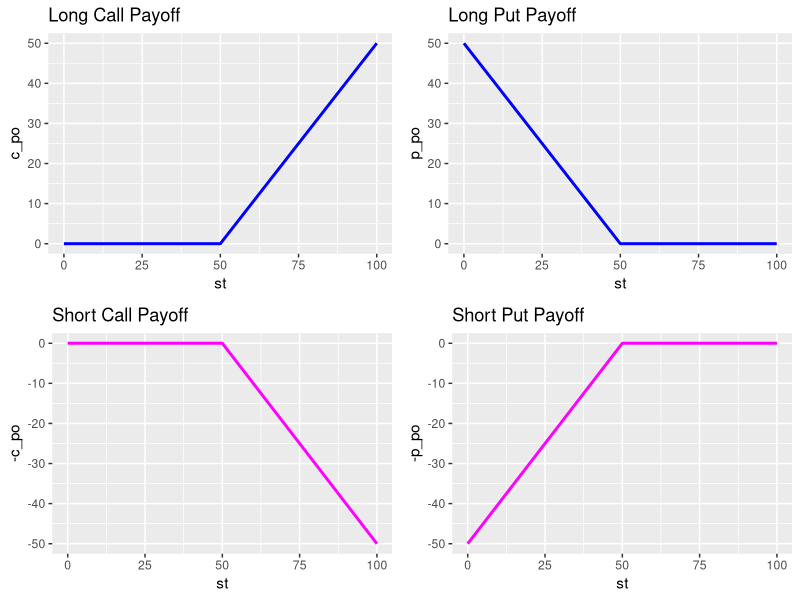
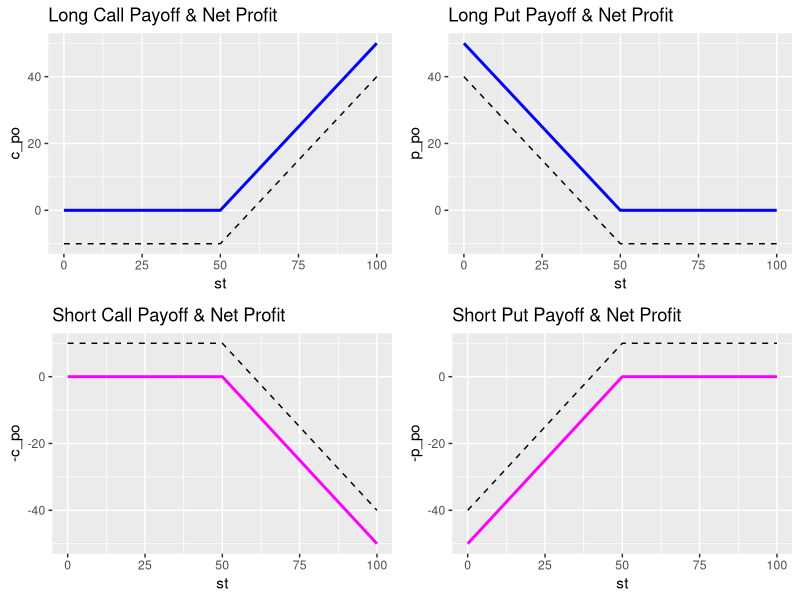
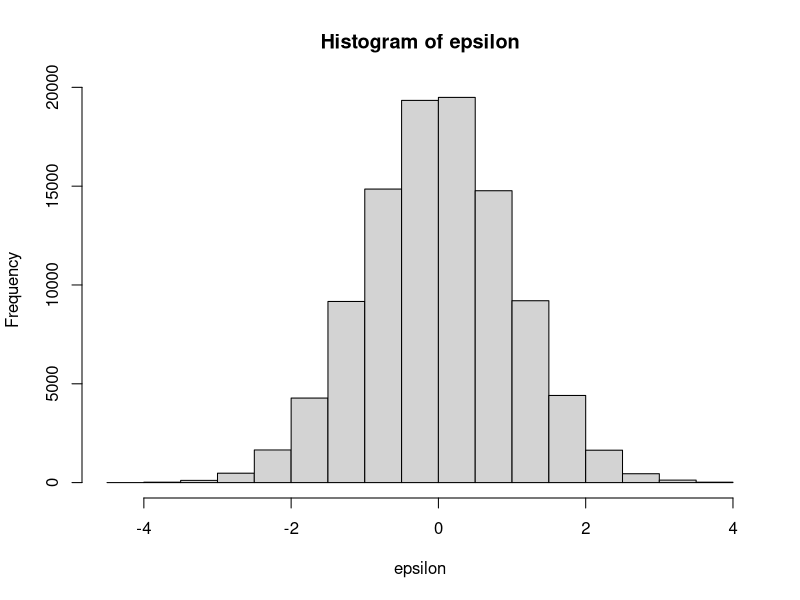
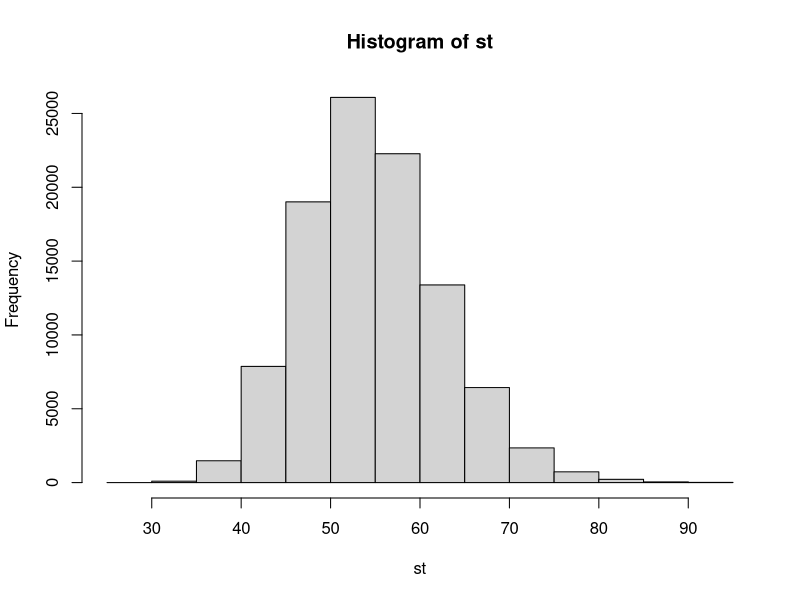
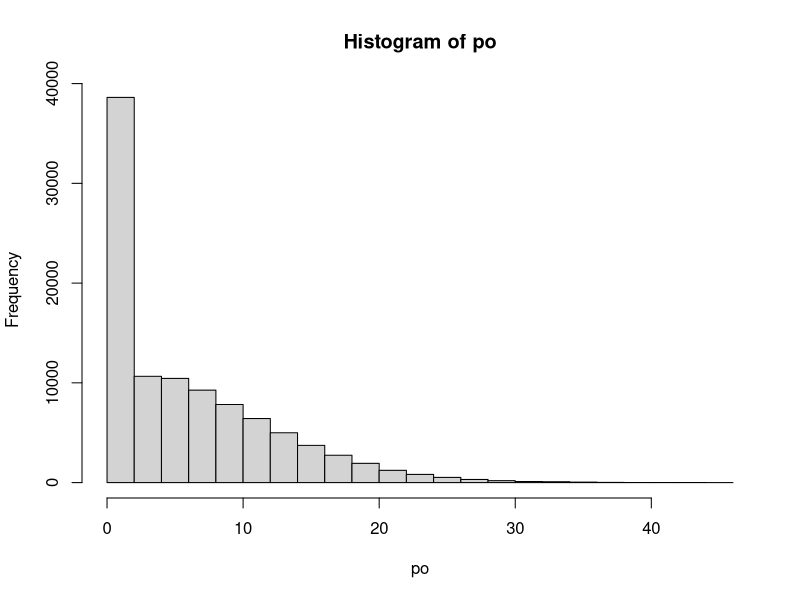
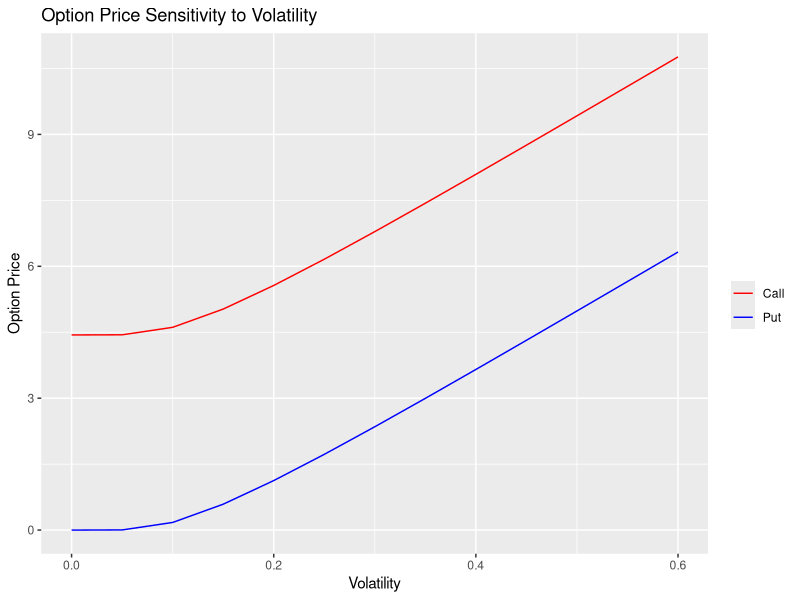
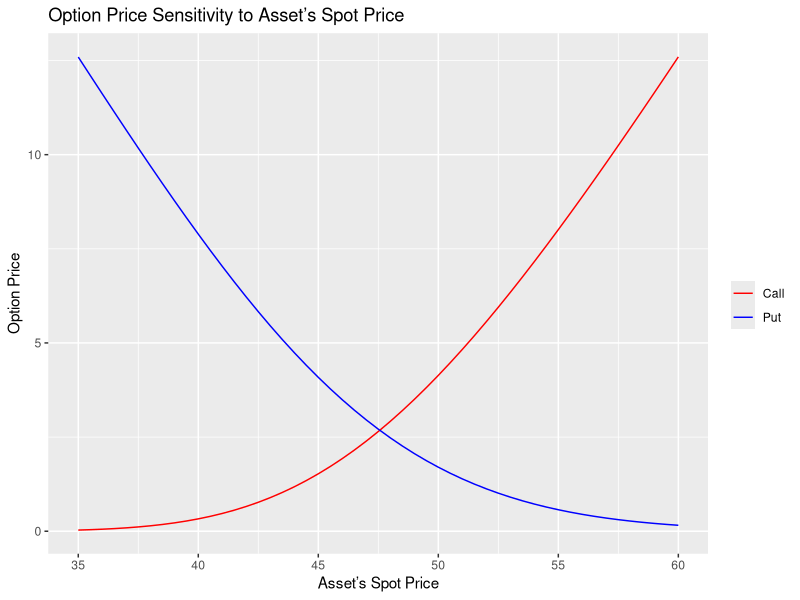
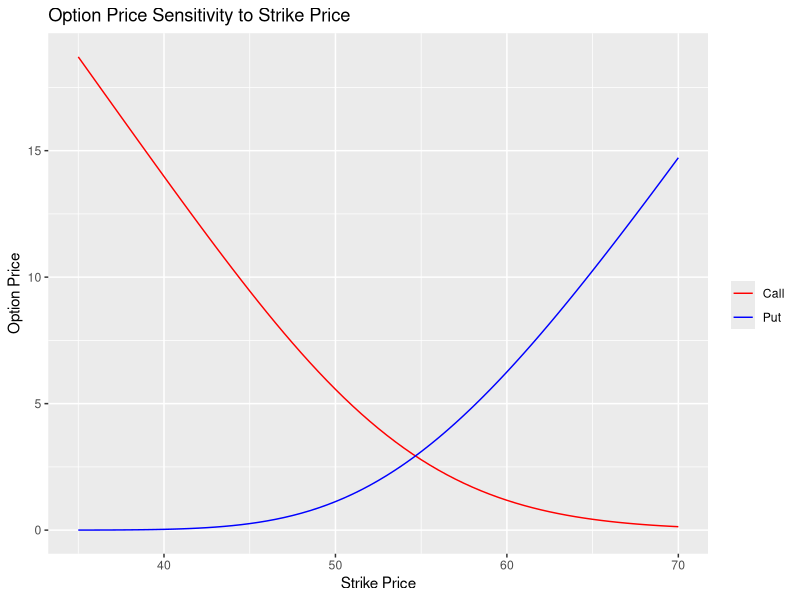

The R script that drew these images, in order:
## ---- chunk 1
library(tidyverse)
library(gridExtra)
## ---- chunk 2
# Assuming a $50 strike price (k)
k <- 50
# We define a vector of potential terminal spot prices (st)
st <- 0:100

# PO = Payoff
# We calculate the potential call and put options payoffs
c_po <- pmax(st - k, 0)

p_po <- pmax(k-st,0)

po <- data.frame(st, c_po, p_po)

## ---- chunk 3
lcpo <- ggplot(po, aes(x = st, y = c_po)) + 
  geom_line(color = "blue", linewidth = 1) +
  ggtitle("Long Call Payoff")

lppo <- ggplot(po, aes(x = st, y = p_po)) + 
  geom_line(color = "blue",linewidth = 1) +
  ggtitle("Long Put Payoff")

scpo <- ggplot(po, aes(x = st, y = -c_po)) + 
  geom_line(color = "magenta", linewidth = 1) + 
  ggtitle("Short Call Payoff")

sppo <- ggplot(po, aes(x = st, y = -p_po)) + 
  geom_line(color = "magenta", linewidth = 1) +
  ggtitle("Short Put Payoff")

grid.arrange(lcpo, lppo, scpo, sppo, nrow = 2)

## ---- chunk 4
call = 10
put = 10
c_np <- c_po - call
p_np <- p_po - put
np <- data.frame(st, c_np, p_np)



lcnp <- ggplot(np, aes(x = st, y = c_po)) +
  geom_line(color = "blue", linewidth = 1) + 
  geom_line(y = c_np, linetype = "dashed") +
  ggtitle("Long Call Payoff & Net Profit") +
  ylim(-10, 50)

lpnp <- ggplot(np, aes(x = st, y = p_po)) +
  geom_line(color = "blue", linewidth = 1) +
  geom_line(y = p_np, linetype = "dashed") +
  ggtitle("Long Put Payoff & Net Profit") +
  ylim(-10, 50)

scnp <- ggplot(np, aes(x = st, y = -c_po)) +
  geom_line(color = "magenta", linewidth = 1) +
  geom_line(y = -c_np, linetype = "dashed") +
  ggtitle("Short Call Payoff & Net Profit") +
  ylim(-50, 10)

spnp <- ggplot(np, aes(x = st, y = -p_po)) +
  geom_line(color = "magenta", linewidth = 1)  +
  geom_line(y = -p_np, linetype = "dashed") +
  ggtitle("Short Put Payoff & Net Profit") +
  ylim(-50, 10)

grid.arrange(lcnp, lpnp, scnp, spnp, nrow = 2)

## ---- chunk 5
# Input data
m = 100000
type = "c"
s = 52
k = 50
t = 0.50
v = 0.20
r = 0.10
# Generation of stochastic component
epsilon <- rnorm(m, 0, 1)
hist(epsilon)
## ---- chunk 6
# Price simulation
st <- s*exp((r - (v^2)/2)*t + v * epsilon*sqrt(t))
print(paste("Min St:", round(min(st), 2), 
            "/ Avg St:", round(mean(st), 2),
            "/ Max St:", round(max(st), 2)))
hist(st)
## ---- chunk 7
# Payoff estimations for call or put  
if(type == "c") po <- pmax(st - k, 0)
if(type == "p") po <- pmax(k-st, 0)
hist(po)
## ---- chunk 8
# Risk-neutral stock price at T (Future)
round(s*exp(r*t), 2)
## ---- chunk 9
# Scenarios
scenarios <- data.frame(epsilon, st, po)
scenarios[sample(nrow(scenarios), 5),]
## ---- chunk 10
# Option price
op <- mean(po) * exp(-r*t) # bring to present value the mean of all cases simulated
op
## ---- chunk 11
# Function definition
mc <- function(m = 100000, type = "c", s = 52, k = 50,
               t = 0.50, v = 0.20, r = 0.10) {
                 
  epsilon <- rnorm(m, 0, 1)
  st <- s*exp((r - (v^2)/2)*t + v*epsilon*sqrt(t))
  
  if(type == "c") po <- pmax(st - k, 0)
  if(type == "p") po <- pmax(k - st, 0)
  
  op <- mean(po) * exp(-r*t)
  return(op)
}
mc()
mc(type = 'p')
## ---- chunk 12
bs <- function(type = "c", s = 52, k = 50, 
               t = 0.5, v = 0.20, r = 0.10) {

  op <- NA
  d1 <- (log(s/k)+(r+(v^2)/2)*t)/(v*sqrt(t))
  d2 <- d1 - v*sqrt(t)
  if(type == "c")   {
    op <- s*pnorm(d1) - k*exp(-r*t)*pnorm(d2)
  }
  if(type == "p") {
    op <- k*exp(-r*t)*pnorm(-d2) - s*pnorm(-d1)
  }
  return(op)
}
## ---- chunk 13
# Construction of Volatility Vector
vv <- seq(from=0.00, to=0.60, by=0.05)
vv
## ---- chunk 14
# Call and Put Prices Vector: Using a For Loop
cv <- 0
pv <- 0
vv <- seq(from=0.00, to=0.60, by=0.05)
for (i in 1:length(vv)) {
  cv[i] <- bs(type= "c", v = vv[i])
  pv[i] <- bs(type = "p",v = vv[i])
}
# Sensitivity Volatility Plot
ggplot(data.frame(vv, cv, pv), aes(x = vv)) +
  geom_line(aes(y = cv, color = "Call")) +
  geom_line(aes(y = pv, color = "Put")) +
  scale_color_manual(values=c("red", "blue")) +
  labs(title = "Option Price Sensitivity to Volatility", 
       color = "", y = "Option Price", x = "Volatility")
## ---- chunk 15
# Construction of Asset’s Spot Price vector
ss <- seq(from=35, to=60, by=0.5)
cv <- pv <- 0
cv <- bs(type = "c",s=ss)
pv <- bs(type = "p",s=ss)

# Sensitivity Asset’s Spot Price Plot
ggplot(data.frame(ss, cv, pv), aes(x = ss)) +
  geom_line(aes(y = cv, color = "Call")) +
  geom_line(aes(y = pv, color = "Put")) +
  scale_color_manual(values=c("red", "blue")) +
  labs(title = "Option Price Sensitivity to Asset’s Spot Price", 
       color = "", y = "Option Price", x = "Asset’s Spot Price")

## ---- chunk 16
# Construction of Strike Price vector
kk <- seq(from=35, to=70, by=0.5)
cv <- pv <- 0
cv <- bs(type = "c",k=kk)
pv <- bs(type = "p",k=kk)

# Sensitivity Asset’s Spot Price Plot
ggplot(data.frame(kk, cv, pv), aes(x = kk)) +
  geom_line(aes(y = cv, color = "Call")) +
  geom_line(aes(y = pv, color = "Put")) +
  scale_color_manual(values=c("red", "blue")) +
  labs(title = "Option Price Sensitivity to Strike Price", 
       color = "", y = "Option Price", x = "Strike Price")
## ---- chunk 17
# Construction of Time to Maturity vector
tm <- seq(from = 0, to = 5, by = 0.25)
cv <- bs(type= 'c' ,t = tm)
pv <- bs(type = 'p', t = tm)
# Sensitivity Plot
ggplot(data.frame(tm, cv, pv), aes(x = tm)) +
  geom_line(aes(y = cv, color = "Call")) +
  geom_line(aes(y = pv, color = "Put")) +
  scale_color_manual(values=c("red", "blue")) +
  labs(title = "Option Price Sensitivity to Time to Maturity", 
       color = "", y = "Option Price", x = "Time to Maturity")
## ---- chunk 18
# Construction of Risk Free Rate vector

rf <- seq(from = 0, to = 0.5, by = 0.01)
cv <- bs(type= 'c' ,r = rf)
pv <- bs(type = 'p', r = rf)
# Sensitivity Plot
ggplot(data.frame(rf, cv, pv), aes(x = rf)) +
  geom_line(aes(y = cv, color = "Call")) +
  geom_line(aes(y = pv, color = "Put")) +
  scale_color_manual(values=c("red", "blue")) +
  labs(title = "Option Price Sensitivity to Risk Free Rate", 
       color = "", y = "Option Price", x = "Risk Free Rate")
